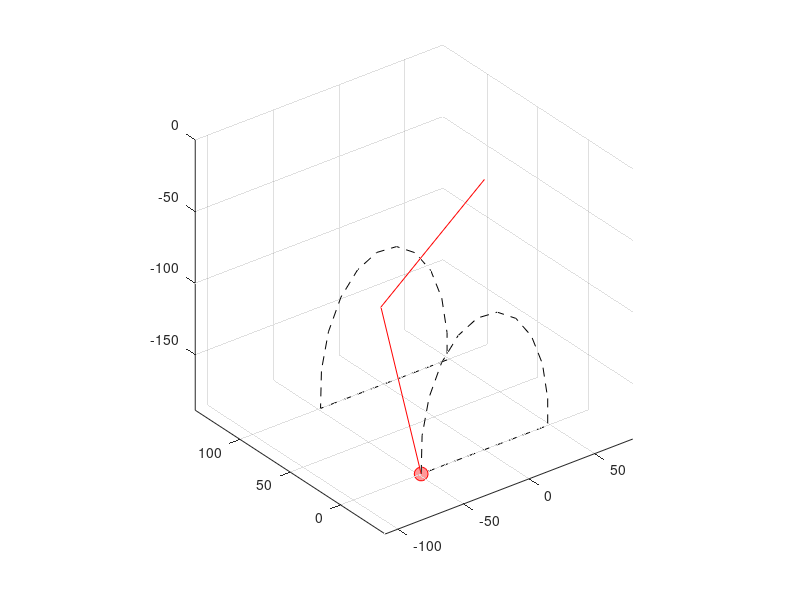

Reproduce this figure in MATLAB. (Note: this script raises an error after producing the figure.)
% Программа решающая задачу нахождения углов, необходимых для поворота
% сервоприводов двухзвенной ноги робота. 
% Также сделана визуализация процесса ходьбы
% Автор: Полторак Д.С. aka Poldi 
% Версия: 1.1.0
% Дата создания: 16.11.2022 | Дата последнего изменения: 19.11.2022

clf; % Очистка рабочей области

scale = 10;  % Масштаб изменяющий число просчитанных точек 

b     = 100; % Расстояние между ножками

% Длины звеньев ноги
l1 = 100; % Верхнее звено
l2 = 131; % Нижнее звено

% Радиус окружности траектории ходьбы
R = 0.9*l1*30/44.5;
% Смещение центра окружности 
y0 = -(R + l1*30/44.5);
x0 = 0; % x0 = -cos(pi/6) * R/2; 
% Угол, определяющий часть окружности, по которой будем ходить 
alpha = (pi/2-asin((R - l1*30/44.5)/R));

% Углы определяющие часть окружности траектории движения лапки
t = (pi/2 + alpha):-scale * pi/100:(pi/2 - alpha);

% Координаты точек окружности
xdef = (R * cos(t) + x0);
ydef = (R * sin(t) + y0);

% Дополнение для того, чтобы неточность шага не влияла
x = [xdef -xdef(1)];
y = [ydef ydef(1)];

% Горизонтальная линия
x_ = [x(length(x)):-0.9 * scale:x(1) x(1)];
y_ = [y(length(y))*ones(1, length(x_))];

scaleX1 = 0.8;  scaleX2 = 0.8;
scaleY1 = 1.4;  scaleY2 = 1.4;


%Координаты движения конца первой ножки 
X1 = [x x_ ] * scaleX1;       
Y1 = [y y_ ] * scaleY1;
Z1 = zeros(1, length(X1));

%Координаты движения конца второй ножки 
X2 = [x_ x(1) x] * scaleX2;
Y2 = [y_ y(1) y] * scaleY2;
Z2 = b*ones(1, length(X2));
maximum = length(X1);

% 1 нога %
% углы 
q2 = acos((X1.^2 + Y1.^2 - l1^2 - l2^2)/(2*l1*l2));   
q1 = atan2(Y1,X1) - atan2(l2*sin(q2),(l1+l2*cos(q2)));

% 1 звено
x1 = l1 * cos(q1);
y1 = l1 * sin(q1);

% 2 звено 
x2 = x1 + l2 * cos(q1 + q2);
y2 = y1 + l2 * sin(q1 + q2);

% 2 нога %
% углы 
q22 = acos((X2.^2 + Y2.^2 - l1^2 - l2^2)/(2*l1*l2));
q12 = atan2(Y2,X2) - atan2(l2*sin(q22),(l1+l2*cos(q22)));

% 1 звено
x12 = l1 * cos(q12);
y12 = l1 * sin(q12);

% 2 звено 
x22 = x12 + l2 * cos(q12 + q22);
y22 = y12 + l2 * sin(q12 + q22);

% Анимация ножек
for j = 1:10
      for i = 1:maximum
% %       Двухмерный случай
%         Первая ножка
%         plot(X, Y,'--k'); axis equal; grid on; hold on
%         plot(X(i), Y(i), 'o','MarkerSize',10, 'MarkerEdgeColor','red', 'MarkerFaceColor',[1 .6 .6]);
%         plot([0     x1(i)], [0     y1(i)],'-r', LineWidth=1.5); hold on
%         plot([x1(i) x2(i)], [y1(i) y2(i)],'-r', LineWidth=1.5); hold on
%         plot(X2(i), Y2(i), 'o','MarkerSize',10, 'MarkerEdgeColor','blue', 'MarkerFaceColor',[.6 .6 1]); hold on
%         plot([0      x12(i)], [0     y12(i)], '-b', LineWidth=1.5); hold on 
%         plot([x12(i) x22(i)], [y12(i) y22(i)],'-b', LineWidth=1.5); hold on

% %     Трёхмерный случай
%       Первая ножка
        plot3(X1, Z1, Y1,'--k'); axis equal; grid on; hold on 
        plot3(X1(i), Z1(i), Y1(i),'o','MarkerSize',10, 'MarkerEdgeColor','red', 'MarkerFaceColor',[1 .6 .6]); %
        plot3([0     x1(i)], [0 Z1(i)], [0     y1(i)], '-r', LineWidth=1.5); hold on
        plot3([x1(i) x2(i)], [0 Z1(i)], [y1(i) y2(i)], '-r', LineWidth=1.5); hold on
%       Вторая ножка
        plot3(X2, Z2, Y2, '--k');
        plot3(X2(i), [100 Z2], Y2(i),  'o','MarkerSize',10, 'MarkerEdgeColor','blue', 'MarkerFaceColor',[.6 .6 1]); hold on
        plot3([0      x12(i)], [100 Z2(i)], [0     y12(i)], '-b', LineWidth=1.5); hold on 
        plot3([x12(i) x22(i)], [100 Z2(i)], [y12(i) y22(i)], '-b', LineWidth=1.5); hold on

        pause(0.001)
        if i < maximum 
            clf
            i = 1;
        end
    end
end
